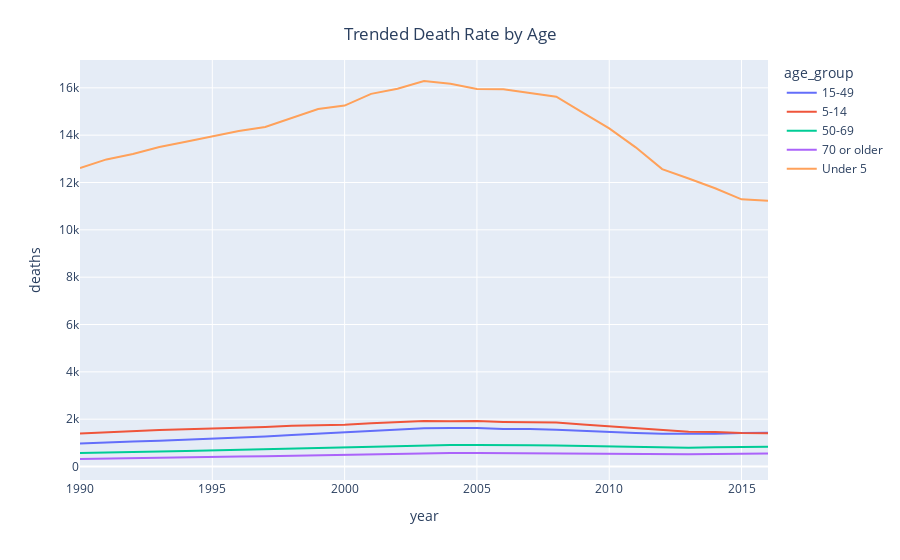

Notebook source saved alongside this figure:
### Code cell
fig = px.line(data_frame=malaria_deaths_age.groupby(['age_group', 'year']).mean().reset_index(),\
              x='year', y='deaths', color='age_group')

fig.update_layout(title={
    'text': 'Trended Death Rate by Age',
    'x': 0.5,
    'y': 0.95
})

### Figure 1 — Plotly figure (JSON) as saved in the notebook; plotly's stock layout.template omitted (floating-point values rounded to 4 significant figures)
{"data": [{"hovertemplate": "age_group=15-49<br>year=%{x}<br>deaths=%{y}<extra></extra>", "legendgroup": "15-49", "line": {"color": "#636efa", "dash": "solid"}, "marker": {"symbol": "circle"}, "mode": "lines", "name": "15-49", "orientation": "v", "showlegend": true, "type": "scatter", "x": [1990, 1991, 1992, 1993, 1994, 1995, 1996, 1997, 1998, 1999, 2000, 2001, 2002, 2003, 2004, 2005, 2006, 2007, 2008, 2009, 2010, 2011, 2012, 2013, 2014, 2015, 2016], "xaxis": "x", "y": [972.5, 1027.0, 1054.0, 1093.0, 1131.0, 1179.0, 1231.0, 1265.0, 1330.0, 1381.0, 1435.0, 1503.0, 1549.0, 1615.0, 1624.0, 1625.0, 1586.0, 1585.0, 1549.0, 1501.0, 1477.0, 1420.0, 1388.0, 1375.0, 1389.0, 1411.0, 1422.0], "yaxis": "y"}, {"hovertemplate": "age_group=5-14<br>year=%{x}<br>deaths=%{y}<extra></extra>", "legendgroup": "5-14", "line": {"color": "#EF553B", "dash": "solid"}, "marker": {"symbol": "circle"}, "mode": "lines", "name": "5-14", "orientation": "v", "showlegend": true, "type": "scatter", "x": [1990, 1991, 1992, 1993, 1994, 1995, 1996, 1997, 1998, 1999, 2000, 2001, 2002, 2003, 2004, 2005, 2006, 2007, 2008, 2009, 2010, 2011, 2012, 2013, 2014, 2015, 2016], "xaxis": "x", "y": [1400.0, 1452.0, 1485.0, 1548.0, 1574.0, 1603.0, 1634.0, 1674.0, 1722.0, 1749.0, 1767.0, 1830.0, 1882.0, 1921.0, 1916.0, 1922.0, 1885.0, 1870.0, 1858.0, 1776.0, 1693.0, 1613.0, 1524.0, 1464.0, 1459.0, 1412.0, 1403.0], "yaxis": "y"}, {"hovertemplate": "age_group=50-69<br>year=%{x}<br>deaths=%{y}<extra></extra>", "legendgroup": "50-69", "line": {"color": "#00cc96", "dash": "solid"}, "marker": {"symbol": "circle"}, "mode": "lines", "name": "50-69", "orientation": "v", "showlegend": true, "type": "scatter", "x": [1990, 1991, 1992, 1993, 1994, 1995, 1996, 1997, 1998, 1999, 2000, 2001, 2002, 2003, 2004, 2005, 2006, 2007, 2008, 2009, 2010, 2011, 2012, 2013, 2014, 2015, 2016], "xaxis": "x", "y": [574.2, 603.6, 615.7, 638.4, 659.3, 686.1, 711.8, 725.5, 757.6, 771.8, 794.3, 830.7, 856.9, 895.8, 905.8, 913.2, 891.7, 897.2, 885.8, 861.9, 852.2, 819.4, 802.9, 796.0, 811.1, 829.9, 839.2], "yaxis": "y"}, {"hovertemplate": "age_group=70 or older<br>year=%{x}<br>deaths=%{y}<extra></extra>", "legendgroup": "70 or older", "line": {"color": "#ab63fa", "dash": "solid"}, "marker": {"symbol": "circle"}, "mode": "lines", "name": "70 or older", "orientation": "v", "showlegend": true, "type": "scatter", "x": [1990, 1991, 1992, 1993, 1994, 1995, 1996, 1997, 1998, 1999, 2000, 2001, 2002, 2003, 2004, 2005, 2006, 2007, 2008, 2009, 2010, 2011, 2012, 2013, 2014, 2015, 2016], "xaxis": "x", "y": [317.5, 339.3, 349.7, 366.6, 382.3, 400.4, 421.0, 434.4, 458.0, 468.4, 482.4, 510.5, 530.8, 558.8, 568.2, 575.2, 566.2, 572.2, 569.0, 556.4, 552.4, 533.7, 525.7, 520.2, 529.2, 538.5, 544.9], "yaxis": "y"}, {"hovertemplate": "age_group=Under 5<br>year=%{x}<br>deaths=%{y}<extra></extra>", "legendgroup": "Under 5", "line": {"color": "#FFA15A", "dash": "solid"}, "marker": {"symbol": "circle"}, "mode": "lines", "name": "Under 5", "orientation": "v", "showlegend": true, "type": "scatter", "x": [1990, 1991, 1992, 1993, 1994, 1995, 1996, 1997, 1998, 1999, 2000, 2001, 2002, 2003, 2004, 2005, 2006, 2007, 2008, 2009, 2010, 2011, 2012, 2013, 2014, 2015, 2016], "xaxis": "x", "y": [12610.0, 12980.0, 13200.0, 13500.0, 13720.0, 13960.0, 14170.0, 14350.0, 14720.0, 15100.0, 15250.0, 15750.0, 15960.0, 16290.0, 16170.0, 15960.0, 15940.0, 15770.0, 15620.0, 14950.0, 14280.0, 13490.0, 12570.0, 12170.0, 11760.0, 11290.0, 11230.0], "yaxis": "y"}], "layout": {"legend": {"title": {"text": "age_group"}, "tracegroupgap": 0}, "margin": {"t": 60}, "title": {"text": "Trended Death Rate by Age", "x": 0.5, "y": 0.95}, "xaxis": {"anchor": "y", "domain": [0, 1], "title": {"text": "year"}}, "yaxis": {"anchor": "x", "domain": [0, 1], "title": {"text": "deaths"}}}}
